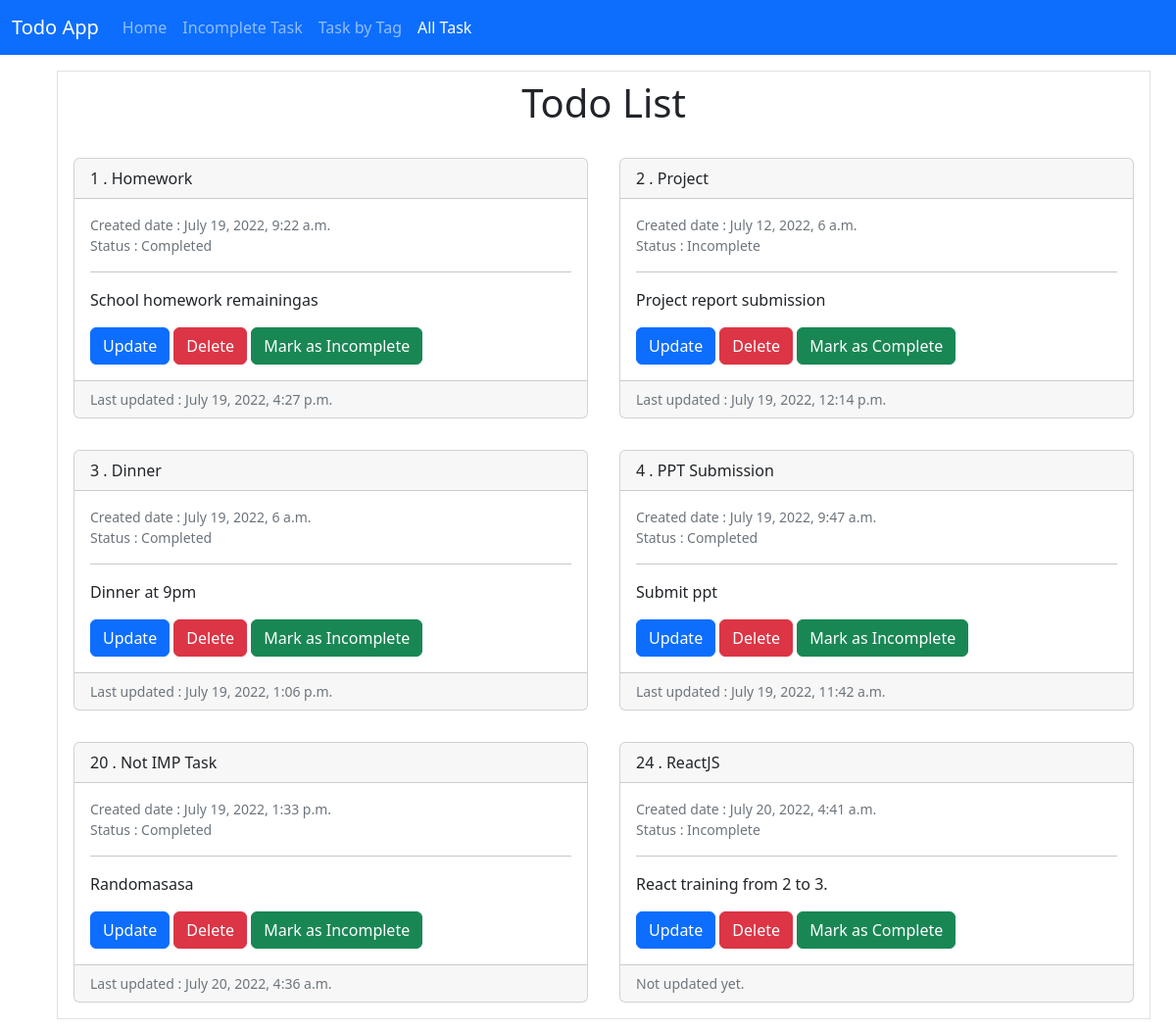
Page /alltask/ on the committed database.
### todo/models.py (models this page shows, shortened)
class Task(models.Model):
    id = models.AutoField(primary_key = True)
    title = models.CharField(max_length = 200)
    description = models.TextField()
    tag = models.CharField(max_length = 50)
    status = models.CharField(max_length = 50)
    created_date = models.DateTimeField(default = timezone.now)
    updated_date = models.DateTimeField(blank = True, null = True)

### todo/views.py (the view)
# urls.py: path('alltask/', views.alltask, name = 'alltask'),
def alltask(request):
    tasks = Task.objects.all()
    return render(request, 'todo/alltask.html', {'tasks' : tasks})

### todo/templates/todo/alltask.html (shortened to what this page needs)
{% load static %}
<html>
    <head>
        <link href="https://cdn.jsdelivr.net/npm/bootstrap@5.2.0-beta1/dist/css/bootstrap.min.css" rel="stylesheet">
        <link rel="stylesheet" href="{% static 'css/style.css' %}">
    </head>
    <body>
        <nav class="navbar navbar-expand-lg navbar-dark bg-primary">
            <div class="container-fluid">
              <a class="navbar-brand font-weight-bold" href="">Todo App</a>
              <div class="collapse navbar-collapse" id="navbarSupportedContent">
                <ul class="navbar-nav me-auto mb-2 mb-lg-0">
                  <li class="nav-item">
                    <a class="nav-link" aria-current="page" href="{% url 'homepage' %}">Home</a>
                  </li>
                  <li class="nav-item">
                    <a class="nav-link" href="{% url 'incomplete' %}">Incomplete Task</a>
                  </li>
                  <li class="nav-item">
                    <a class="nav-link" href="{% url 'tag' %}">Task by Tag</a>
                  </li>
                  <li class="nav-item">
                    <a class="nav-link active" href="{% url 'alltask' %}">All Task</a>
                  </li>
                </ul>
              </div>
            </div>
          </nav>
        <div class="container">
            <div class="container m-3 border">
                <div class="row text-center py-2">
                    <h1 class="font-weight-bold">Todo List</h1>
                </div>
                <div class="row">
                    {% for task in tasks %}
                        <div class="col-lg-6 p-3">
                            <div class="card box">
                                <div class="card-header">
                                    {{ task.id }} . {{ task.title }}
                                </div>
                                <div class="card-body">
                                    <small class="text-muted">
                                        Created date : {{ task.created_date }} <br>
                                        Status : {{ task.status }}
                                    </small> <hr>
                                    <p class="card-text">
                                        {{ task.description }}
                                    </p>
                                    <div class="text-right">
                                        <a href="{% url 'update' task_id=task.id %}" class="btn btn-primary mr-5">Update</a>
                                        <a href="{% url 'delete' task_id=task.id %}" class="btn btn-danger">Delete</a>
                                        {% if task.status == "Incomplete" %}
                                            <a href="{% url 'markcomplete' task_id=task.id %}" class="btn btn-success">Mark as Complete</a>
                                        {% elif task.status == "Completed" %}
                                            <a href="{% url 'markcomplete' task_id=task.id %}" class="btn btn-success">Mark as Incomplete</a>
                                        {% endif %}
                                    </div>
                                </div>
                                <div class="card-footer text-muted small">
                                    {% if task.updated_date %}
                                        Last updated : {{ task.updated_date }}
                                    {% else %}
                                        Not updated yet.
                                    {% endif %}
                                </div>
                            </div>
                        </div>
                    {% endfor %}
                </div>
            </div>
        </div>
    </body>
</html>

### rows in the picture
Task: id "1", title "Homework", created_date "July 19, 2022, 9:22 a.m.", status "Completed", description "School homework remainingas", shows "Mark as Incomplete", updated_date "July 19, 2022, 4:27 p.m."
Task: id "2", title "Project", created_date "July 12, 2022, 6 a.m.", status "Incomplete", description "Project report submission", shows "Mark as Complete", updated_date "July 19, 2022, 12:14 p.m."
Task: id "3", title "Dinner", created_date "July 19, 2022, 6 a.m.", status "Completed", description "Dinner at 9pm", shows "Mark as Incomplete", updated_date "July 19, 2022, 1:06 p.m."
Task: id "4", title "PPT Submission", created_date "July 19, 2022, 9:47 a.m.", status "Completed", description "Submit ppt", shows "Mark as Incomplete", updated_date "July 19, 2022, 11:42 a.m."
Task: id "20", title "Not IMP Task", created_date "July 19, 2022, 1:33 p.m.", status "Completed", description "Randomasasa", shows "Mark as Incomplete", updated_date "July 20, 2022, 4:36 a.m."
Task: id "24", title "ReactJS", created_date "July 20, 2022, 4:41 a.m.", status "Incomplete", description "React training from 2 to 3.", shows "Mark as Complete", shows "Not updated yet."
